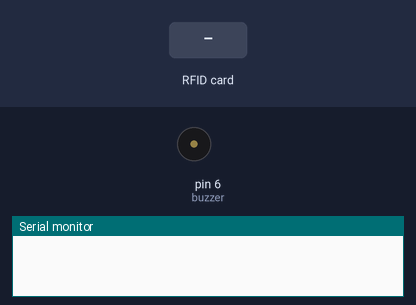
Recording of a sketch running on a simulated Arduino Uno, built with avr-gcc and run on an emulated ATmega328P. Shown: buzzer (waves = sounding, pin HIGH), the last lines printed to the serial monitor. The inputs (shaded band) are chosen by the test bench. Pins used as bus, display or sensor lines are not drawn.

Above: at 1.2 s.
1.3 s: RFID card 2A A5 B7 15 held to the reader
At 1.7 s:
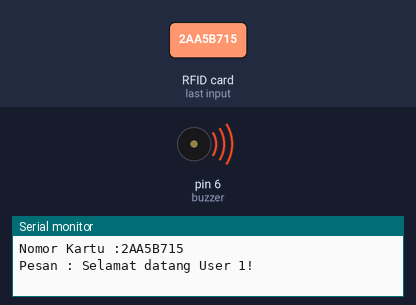
4.3 s: RFID card 1A 0C E9 80 held to the reader
At 4.7 s:
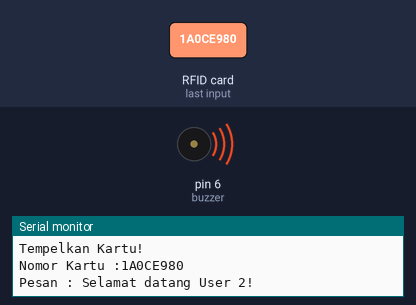
5.8 s: RFID card 5E 7A 19 C4 held to the reader
Timing chart, 0 to 10.3 s (numbered marks = the images above; inputs shaded):
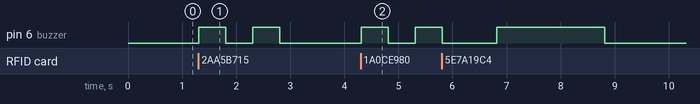

Measured:
- after the input at 1.3 s, pin 6 (buzzer): alternates HIGH for 0.50 s and LOW for 0.50 s, 4 changes in all, then stays LOW, starting at once
- after the input at 4.3 s, pin 6 (buzzer): LOW → HIGH at once, → LOW 0.50 s later, → HIGH 0.50 s later

The sketch:

8-11-21_Arduino_Read_2_RFIDs_Card.ino
```cpp
#include<SPI.h>
#include<MFRC522.h>

//Inisialisasi pin Arduino yang akan dipakai
#define SS_PIN 10
#define RST_PIN 9
int buzzer = 6;

MFRC522 rfid(SS_PIN, RST_PIN);


void setup() {
  Serial.begin(9600);
  // Deklarasi pin sebagai Input/Output
  SPI.begin();
  MFRC522 PCD_Init();
  pinMode(buzzer, OUTPUT);
}

void loop() {
  // Logika untuk mengecek apakah terdpat kartu pada RFID Reader ?
  if( !rfid.PICC_IsNewCardPresent()){
    return;
  }
  // Logika untuk membaca nomor pada RFID Tag
  if( !rfid.PICC_ReadCardSerial()){
    return;
  }

  // Menampilkan nomor kartu pada Serial Monitor
  Serial.print("Nomor Kartu :");
  String content= "";
  byte letter;
  for(byte i = 0; i < rfid.uid.size; i++)
  {
    Serial.print(rfid.uid.uidByte[i] < 0x10 ? "0" : "");
    Serial.print(rfid.uid.uidByte[i], HEX);
    content.concat(String(rfid.uid.uidByte[i] < 0x10 ? "0" : ""));
    content.concat(String(rfid.uid.uidByte[i], HEX));
  }
  Serial.println();
  Serial.print("Pesan : ");
  content.toUpperCase();
  if(content == "2AA5B715")
  {
    Serial.println("Selamat datang User 1!");
    pembacaan("Terdaftar");
  }
  else if(content == "1A0CE980")
  {
    Serial.println("Selamat datang User 2!");
    pembacaan("Terdaftar");
  }
  else
  {
    Serial.println("Kartu belum terdaftar!");
    pembacaan("Tidak Terdaftar");
  }
  Serial.println("Tempelkan Kartu!");
  delay(500);
}

void pembacaan(String nilai){
  if(nilai == "Terdaftar")
  {
    for(int i = 0; i < 2; i++)
    {
      digitalWrite(buzzer, HIGH);
      delay(500);
      digitalWrite(buzzer, LOW);
      delay(500);
    }
  }
  else if(nilai == "Tidak Terdaftar")
  {
    digitalWrite(buzzer, HIGH);
    delay(2000);
    digitalWrite(buzzer, LOW);
  }
}
```
